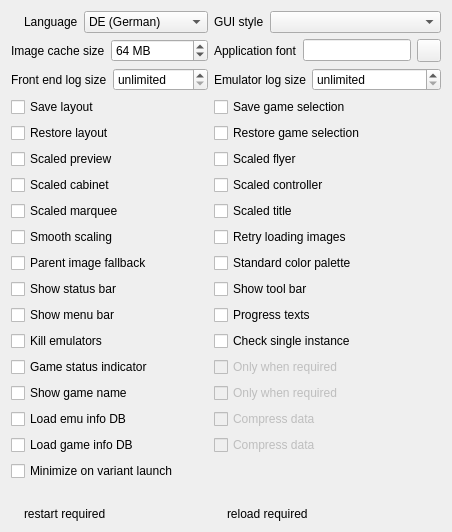
         <widget class="QWidget" name="tabGUI" >
          <attribute name="title" >
           <string>&amp;GUI</string>
          </attribute>
          <layout class="QGridLayout" >
           <item row="0" column="0" >
            <layout class="QGridLayout" name="layout1" >
             <item row="3" column="0" >
              <widget class="QCheckBox" name="checkBoxSaveLayout" >
               <property name="toolTip" >
                <string>Save window layout at exit</string>
               </property>
               <property name="text" >
                <string>Save layout</string>
               </property>
              </widget>
             </item>
             <item row="3" column="1" >
              <widget class="QCheckBox" name="checkBoxSaveGameSelection" >
               <property name="toolTip" >
                <string>Save game selection at exit and before reloading the gamelist</string>
               </property>
               <property name="text" >
                <string>Save game selection</string>
               </property>
              </widget>
             </item>
             <item row="4" column="0" >
              <widget class="QCheckBox" name="checkBoxRestoreLayout" >
               <property name="toolTip" >
                <string>Restore saved window layout at start</string>
               </property>
               <property name="text" >
                <string>Restore layout</string>
               </property>
              </widget>
             </item>
             <item row="4" column="1" >
              <widget class="QCheckBox" name="checkBoxRestoreGameSelection" >
               <property name="toolTip" >
                <string>Restore saved game selection at start and after reloading the gamelist</string>
               </property>
               <property name="text" >
                <string>Restore game selection</string>
               </property>
              </widget>
             </item>
             <item row="5" column="0" >
              <widget class="QCheckBox" name="checkBoxScaledPreview" >
               <property name="toolTip" >
                <string>Scale image to fit frame size (otherwise use original size)</string>
               </property>
               <property name="text" >
                <string>Scaled preview</string>
               </property>
              </widget>
             </item>
             <item row="5" column="1" >
              <widget class="QCheckBox" name="checkBoxScaledFlyer" >
               <property name="toolTip" >
                <string>Scale image to fit frame size (otherwise use original size)</string>
               </property>
               <property name="text" >
                <string>Scaled flyer</string>
               </property>
              </widget>
             </item>
             <item row="8" column="0" >
              <widget class="QCheckBox" name="checkBoxSmoothScaling" >
               <property name="toolTip" >
                <string>Smooth image scaling (nicer, but slower)</string>
               </property>
               <property name="text" >
                <string>Smooth scaling</string>
               </property>
              </widget>
             </item>
             <item row="8" column="1" >
              <widget class="QCheckBox" name="checkBoxRetryLoadingImages" >
               <property name="toolTip" >
                <string>Retry loading images which weren't found before?</string>
               </property>
               <property name="text" >
                <string>Retry loading images</string>
               </property>
              </widget>
             </item>
             <item row="10" column="0" >
              <widget class="QCheckBox" name="checkBoxStatusbar" >
               <property name="toolTip" >
                <string>Show status bar</string>
               </property>
               <property name="text" >
                <string>Show status bar</string>
               </property>
              </widget>
             </item>
             <item row="10" column="1" >
              <widget class="QCheckBox" name="checkBoxToolbar" >
               <property name="toolTip" >
                <string>Show tool bar</string>
               </property>
               <property name="text" >
                <string>Show tool bar</string>
               </property>
              </widget>
             </item>
             <item row="9" column="1" >
              <widget class="QCheckBox" name="checkBoxStandardColorPalette" >
               <property name="toolTip" >
                <string>Use standard or custom color palette?</string>
               </property>
               <property name="text" >
                <string>Standard color palette</string>
               </property>
              </widget>
             </item>
             <item row="9" column="0" >
              <widget class="QCheckBox" name="checkBoxParentImageFallback" >
               <property name="toolTip" >
                <string>Fall back to the parent's image if an indivual image is missing but there's one for the parent</string>
               </property>
               <property name="text" >
                <string>Parent image fallback</string>
               </property>
              </widget>
             </item>
             <item row="16" column="0" >
              <widget class="QCheckBox" name="checkBoxProcessGameInfoDB" >
               <property name="toolTip" >
                <string>Load game information database (MAME history.dat)</string>
               </property>
               <property name="text" >
                <string>Load game info DB</string>
               </property>
               <property name="icon" >
                <iconset resource="qmc2.qrc" >
                 <normaloff>:/data/img/reload_small.png</normaloff>:/data/img/reload_small.png</iconset>
               </property>
              </widget>
             </item>
             <item row="15" column="0" >
              <widget class="QCheckBox" name="checkBoxProcessEmuInfoDB" >
               <property name="toolTip" >
                <string>Load emulator information database (mameinfo.dat)</string>
               </property>
               <property name="text" >
                <string>Load emu info DB</string>
               </property>
               <property name="icon" >
                <iconset resource="qmc2.qrc" >
                 <normaloff>:/data/img/reload_small.png</normaloff>:/data/img/reload_small.png</iconset>
               </property>
              </widget>
             </item>
             <item row="16" column="1" >
              <widget class="QCheckBox" name="checkBoxCompressGameInfoDB" >
               <property name="enabled" >
                <bool>false</bool>
               </property>
               <property name="toolTip" >
                <string>Use in-memory compression for game info DB (a bit slower, but consumes distinctly less memory; compression rate is usually about 1:16)</string>
               </property>
               <property name="text" >
                <string>Compress data</string>
               </property>
               <property name="icon" >
                <iconset resource="qmc2.qrc" >
                 <normaloff>:/data/img/reload_small.png</normaloff>:/data/img/reload_small.png</iconset>
               </property>
              </widget>
             </item>
             <item row="15" column="1" >
              <widget class="QCheckBox" name="checkBoxCompressEmuInfoDB" >
               <property name="enabled" >
                <bool>false</bool>
               </property>
               <property name="toolTip" >
                <string>Use in-memory compression for emulator info DB (a bit slower, but consumes distinctly less memory; compression rate is usually about 1:16)</string>
               </property>
               <property name="text" >
                <string>Compress data</string>
               </property>
               <property name="icon" >
                <iconset resource="qmc2.qrc" >
                 <normaloff>:/data/img/reload_small.png</normaloff>:/data/img/reload_small.png</iconset>
               </property>
              </widget>
             </item>
             <item row="13" column="0" >
              <widget class="QCheckBox" name="checkBoxGameStatusIndicator" >
               <property name="toolTip" >
                <string>Show vertical game status indicator in game details</string>
               </property>
               <property name="text" >
                <string>Game status indicator</string>
               </property>
              </widget>
             </item>
             <item row="13" column="1" >
              <widget class="QCheckBox" name="checkBoxGameStatusIndicatorOnlyWhenRequired" >
               <property name="enabled" >
                <bool>false</bool>
               </property>
               <property name="toolTip" >
                <string>Show the game status indicator only when the game list is not visible due to the current layout</string>
               </property>
               <property name="text" >
                <string>Only when required</string>
               </property>
              </widget>
             </item>
             <item row="14" column="0" >
              <widget class="QCheckBox" name="checkBoxShowGameName" >
               <property name="toolTip" >
                <string>Show game's description at the bottom of any images</string>
               </property>
               <property name="text" >
                <string>Show game name</string>
               </property>
              </widget>
             </item>
             <item row="14" column="1" >
              <widget class="QCheckBox" name="checkBoxShowGameNameOnlyWhenRequired" >
               <property name="enabled" >
                <bool>false</bool>
               </property>
               <property name="acceptDrops" >
                <bool>true</bool>
               </property>
               <property name="toolTip" >
                <string>Show game's description only when the game list is not visible due to the current layout</string>
               </property>
               <property name="text" >
                <string>Only when required</string>
               </property>
              </widget>
             </item>
             <item row="12" column="1" >
              <widget class="QCheckBox" name="checkBoxCheckSingleInstance" >
               <property name="toolTip" >
                <string>Check for other instances of this QMC2 variant on startup</string>
               </property>
               <property name="text" >
                <string>Check single instance</string>
               </property>
              </widget>
             </item>
             <item row="2" column="0" >
              <layout class="QHBoxLayout" name="horizontalLayout" >
               <item>
                <widget class="QLabel" name="labelFrontendLogSize" >
                 <property name="text" >
                  <string>Front end log size</string>
                 </property>
                </widget>
               </item>
               <item>
                <widget class="QSpinBox" name="spinBoxFrontendLogSize" >
                 <property name="sizePolicy" >
                  <sizepolicy vsizetype="Fixed" hsizetype="MinimumExpanding" >
                   <horstretch>0</horstretch>
                   <verstretch>0</verstretch>
                  </sizepolicy>
                 </property>
                 <property name="toolTip" >
                  <string>Maximum number of lines to keep in front end log browser</string>
                 </property>
                 <property name="specialValueText" >
                  <string>unlimited</string>
                 </property>
                 <property name="suffix" >
                  <string> lines</string>
                 </property>
                 <property name="minimum" >
                  <number>0</number>
                 </property>
                 <property name="maximum" >
                  <number>999999</number>
                 </property>
                 <property name="value" >
                  <number>0</number>
                 </property>
                </widget>
               </item>
              </layout>
             </item>
             <item row="2" column="1" >
              <layout class="QHBoxLayout" name="horizontalLayout_2" >
               <item>
                <widget class="QLabel" name="labelEmulatorLogSize" >
                 <property name="text" >
                  <string>Emulator log size</string>
                 </property>
                </widget>
               </item>
               <item>
                <widget class="QSpinBox" name="spinBoxEmulatorLogSize" >
                 <property name="sizePolicy" >
                  <sizepolicy vsizetype="Fixed" hsizetype="MinimumExpanding" >
                   <horstretch>0</horstretch>
                   <verstretch>0</verstretch>
                  </sizepolicy>
                 </property>
                 <property name="toolTip" >
                  <string>Maximum number of lines to keep in emulator log browser</string>
                 </property>
                 <property name="specialValueText" >
                  <string>unlimited</string>
                 </property>
                 <property name="suffix" >
                  <string> lines</string>
                 </property>
                 <property name="minimum" >
                  <number>0</number>
                 </property>
                 <property name="maximum" >
                  <number>999999</number>
                 </property>
                 <property name="value" >
                  <number>0</number>
                 </property>
                </widget>
               </item>
              </layout>
             </item>
             <item row="1" column="0" >
              <layout class="QHBoxLayout" name="horizontalLayout_3" >
               <item>
                <widget class="QLabel" name="labelPixmapCacheSize" >
                 <property name="text" >
                  <string>Image cache size</string>
                 </property>
                </widget>
               </item>
               <item>
                <widget class="QSpinBox" name="spinBoxPixmapCacheSize" >
                 <property name="sizePolicy" >
                  <sizepolicy vsizetype="Fixed" hsizetype="MinimumExpanding" >
                   <horstretch>0</horstretch>
                   <verstretch>0</verstretch>
                  </sizepolicy>
                 </property>
                 <property name="toolTip" >
                  <string>Image cache size in MB</string>
                 </property>
                 <property name="suffix" >
                  <string> MB</string>
                 </property>
                 <property name="minimum" >
                  <number>1</number>
                 </property>
                 <property name="maximum" >
                  <number>1024</number>
                 </property>
                 <property name="value" >
                  <number>64</number>
                 </property>
                </widget>
               </item>
              </layout>
             </item>
             <item row="0" column="0" >
              <layout class="QHBoxLayout" name="horizontalLayout_4" >
               <item>
                <layout class="QHBoxLayout" name="layout5" >
                 <item>
                  <widget class="QLabel" name="labelLanguagePic" >
                   <property name="sizePolicy" >
                    <sizepolicy vsizetype="Preferred" hsizetype="Fixed" >
                     <horstretch>0</horstretch>
                     <verstretch>0</verstretch>
                    </sizepolicy>
                   </property>
                   <property name="text" >
                    <string/>
                   </property>
                   <property name="pixmap" >
                    <pixmap resource="qmc2.qrc" >:/data/img/exit_small.png</pixmap>
                   </property>
                  </widget>
                 </item>
                 <item>
                  <widget class="QLabel" name="labelLanguage" >
                   <property name="text" >
                    <string>Language</string>
                   </property>
                  </widget>
                 </item>
                </layout>
               </item>
               <item>
                <widget class="QComboBox" name="comboBoxLanguage" >
                 <property name="sizePolicy" >
                  <sizepolicy vsizetype="Fixed" hsizetype="MinimumExpanding" >
                   <horstretch>0</horstretch>
                   <verstretch>0</verstretch>
                  </sizepolicy>
                 </property>
                 <property name="toolTip" >
                  <string>Application language</string>
                 </property>
                 <item>
                  <property name="text" >
                   <string>DE (German)</string>
                  </property>
                 </item>
                 <item>
                  <property name="text" >
                   <string>FR (French)</string>
                  </property>
                 </item>
                 <item>
                  <property name="text" >
                   <string>PL (Polish)</string>
                  </property>
                 </item>
                 <item>
                  <property name="text" >
                   <string>US (English)</string>
                  </property>
                 </item>
                </widget>
               </item>
              </layout>
             </item>
             <item row="1" column="1" >
              <layout class="QHBoxLayout" name="horizontalLayout_5" >
               <item>
                <widget class="QLabel" name="labelFont" >
                 <property name="text" >
                  <string>Application font</string>
                 </property>
                </widget>
               </item>
               <item>
                <widget class="QLineEdit" name="lineEditFont" >
                 <property name="toolTip" >
                  <string>Application font (= system default if empty)</string>
                 </property>
                 <property name="readOnly" >
                  <bool>true</bool>
                 </property>
                </widget>
               </item>
               <item>
                <widget class="QToolButton" name="toolButtonBrowseFont" >
                 <property name="toolTip" >
                  <string>Browse application font</string>
                 </property>
                 <property name="icon" >
                  <iconset resource="qmc2.qrc" >
                   <normaloff>:/data/img/fonts.png</normaloff>:/data/img/fonts.png</iconset>
                 </property>
                </widget>
               </item>
              </layout>
             </item>
             <item row="0" column="1" >
              <layout class="QHBoxLayout" name="horizontalLayout_6" >
               <item>
                <widget class="QLabel" name="labelStyle" >
                 <property name="text" >
                  <string>GUI style</string>
                 </property>
                </widget>
               </item>
               <item>
                <widget class="QComboBox" name="comboBoxStyle" >
                 <property name="sizePolicy" >
                  <sizepolicy vsizetype="Fixed" hsizetype="MinimumExpanding" >
                   <horstretch>0</horstretch>
                   <verstretch>0</verstretch>
                  </sizepolicy>
                 </property>
                 <property name="toolTip" >
                  <string>Application style (Default = use system's default style)</string>
                 </property>
                </widget>
               </item>
              </layout>
             </item>
             <item row="17" column="0" colspan="2" >
              <widget class="QCheckBox" name="checkBoxMinimizeOnVariantLaunch" >
               <property name="toolTip" >
                <string>Minimize application windows when launching another variant</string>
               </property>
               <property name="text" >
                <string>Minimize on variant launch</string>
               </property>
              </widget>
             </item>
             <item row="18" column="0" >
              <spacer name="spacer4" >
               <property name="orientation" >
                <enum>Qt::Vertical</enum>
               </property>
               <property name="sizeHint" stdset="0" >
                <size>
                 <width>20</width>
                 <height>20</height>
                </size>
               </property>
              </spacer>
             </item>
             <item row="19" column="0" >
              <layout class="QHBoxLayout" name="layout3" >
               <item>
                <widget class="QLabel" name="labelLegend1Pic" >
                 <property name="sizePolicy" >
                  <sizepolicy vsizetype="Fixed" hsizetype="Fixed" >
                   <horstretch>0</horstretch>
                   <verstretch>0</verstretch>
                  </sizepolicy>
                 </property>
                 <property name="toolTip" >
                  <string>Option requires a restart of QMC2 to take effect</string>
                 </property>
                 <property name="text" >
                  <string/>
                 </property>
                 <property name="pixmap" >
                  <pixmap resource="qmc2.qrc" >:/data/img/exit_small.png</pixmap>
                 </property>
                </widget>
               </item>
               <item>
                <widget class="QLabel" name="labeLegend1" >
                 <property name="toolTip" >
                  <string>Option requires a restart of QMC2 to take effect</string>
                 </property>
                 <property name="text" >
                  <string>restart required</string>
                 </property>
                </widget>
               </item>
              </layout>
             </item>
             <item row="19" column="1" >
              <layout class="QHBoxLayout" name="layout2" >
               <item>
                <widget class="QLabel" name="labelLegend2Pic" >
                 <property name="sizePolicy" >
                  <sizepolicy vsizetype="Fixed" hsizetype="Fixed" >
                   <horstretch>0</horstretch>
                   <verstretch>0</verstretch>
                  </sizepolicy>
                 </property>
                 <property name="toolTip" >
                  <string>Option requires a reload of the gamelist to take effect</string>
                 </property>
                 <property name="text" >
                  <string/>
                 </property>
                 <property name="pixmap" >
                  <pixmap resource="qmc2.qrc" >:/data/img/reload_small.png</pixmap>
                 </property>
                </widget>
               </item>
               <item>
                <widget class="QLabel" name="labelLegend2" >
                 <property name="toolTip" >
                  <string>Option requires a reload of the gamelist to take effect</string>
                 </property>
                 <property name="text" >
                  <string>reload required</string>
                 </property>
                </widget>
               </item>
              </layout>
             </item>
             <item row="6" column="0" >
              <widget class="QCheckBox" name="checkBoxScaledCabinet" >
               <property name="toolTip" >
                <string>Scale image to fit frame size (otherwise use original size)</string>
               </property>
               <property name="text" >
                <string>Scaled cabinet</string>
               </property>
              </widget>
             </item>
             <item row="6" column="1" >
              <widget class="QCheckBox" name="checkBoxScaledController" >
               <property name="toolTip" >
                <string>Scale image to fit frame size (otherwise use original size)</string>
               </property>
               <property name="text" >
                <string>Scaled controller</string>
               </property>
              </widget>
             </item>
             <item row="11" column="0" >
              <widget class="QCheckBox" name="checkBoxShowMenuBar" >
               <property name="enabled" >
                <bool>true</bool>
               </property>
               <property name="toolTip" >
                <string>Show the menu bar</string>
               </property>
               <property name="text" >
                <string>Show menu bar</string>
               </property>
              </widget>
             </item>
             <item row="11" column="1" >
              <widget class="QCheckBox" name="checkBoxProgressTexts" >
               <property name="toolTip" >
                <string>Show short description of current processing in progress bar</string>
               </property>
               <property name="text" >
                <string>Progress texts</string>
               </property>
              </widget>
             </item>
             <item row="12" column="0" >
              <widget class="QCheckBox" name="checkBoxKillEmulatorsOnExit" >
               <property name="toolTip" >
                <string>Kill emulators on exit?</string>
               </property>
               <property name="text" >
                <string>Kill emulators</string>
               </property>
              </widget>
             </item>
             <item row="7" column="0" >
              <widget class="QCheckBox" name="checkBoxScaledMarquee" >
               <property name="toolTip" >
                <string>Scale image to fit frame size (otherwise use original size)</string>
               </property>
               <property name="text" >
                <string>Scaled marquee</string>
               </property>
              </widget>
             </item>
             <item row="7" column="1" >
              <widget class="QCheckBox" name="checkBoxScaledTitle" >
               <property name="toolTip" >
                <string>Scale image to fit frame size (otherwise use original size)</string>
               </property>
               <property name="text" >
                <string>Scaled title</string>
               </property>
              </widget>
             </item>
            </layout>
           </item>
          </layout>
         </widget>
